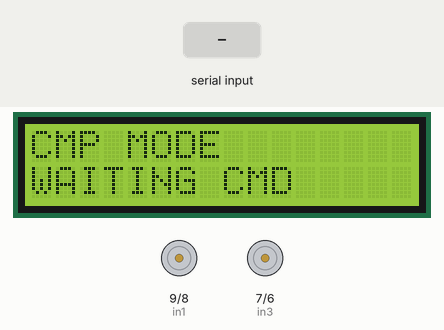
Simulated run of this sketch. Board: Arduino Uno, built with avr-gcc and run on an emulated ATmega328P. On the bench: 16×2 character LCD, motor-driver pin pairs drawn as motors (green arrow = first pin HIGH = forward, orange = second pin HIGH = backward, longer = more drive, scaled by the enable pin). Inputs (shaded band) come from the test bench. What the sketch prints to the serial monitor is not drawn.

Above: at 2.2 s.
2.3 s: "LEFT\n" received over Serial
At 3.5 s:
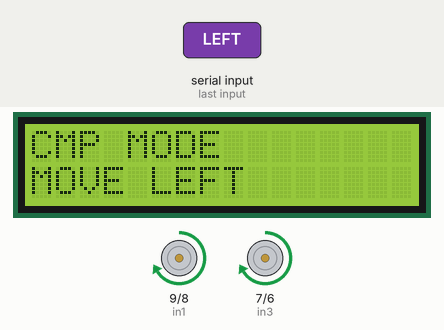
3.8 s: "RIGHT\n" received over Serial
At 4.8 s:
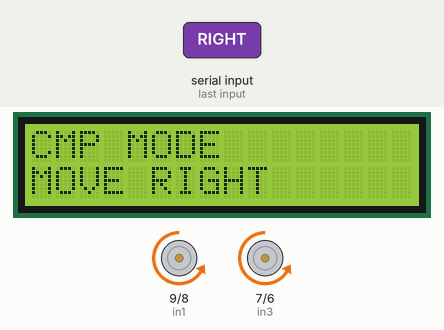
5.3 s: "MODE_CMP\n" received over Serial
At 6.1 s:
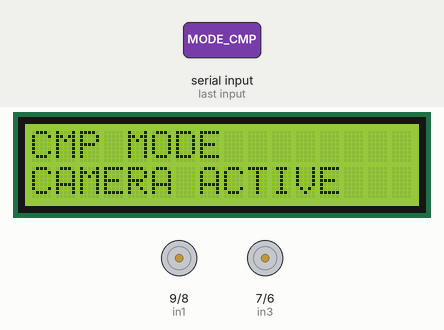
6.8 s: "CENTER\n" received over Serial
At 7.2 s:
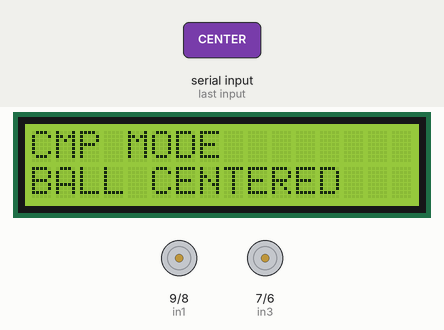
8.3 s: "DODGE\n" received over Serial
At 9.4 s:
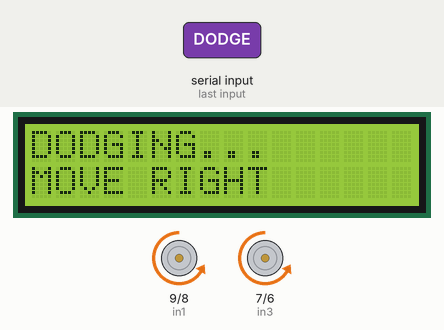
9.8 s: "NO_BALL\n" received over Serial
At 10.7 s:
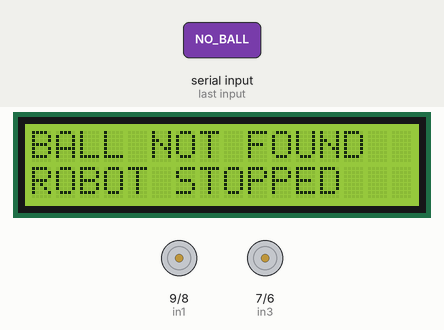
Timing chart, 0 to 12.3 s (numbered marks = the images above; inputs shaded):
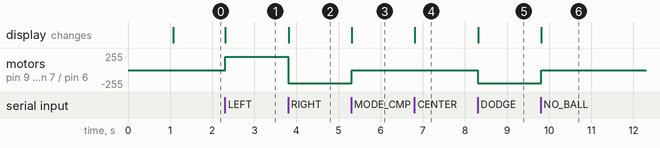

The sketch:

cmpmode.ino
```cpp
#include <LiquidCrystal.h>

// =====================================================
// LCD PINS
// =====================================================

const int lcdRS = A4;
const int lcdEN = A5;
const int lcdD4 = 4;
const int lcdD5 = 3;
const int lcdD6 = 2;
const int lcdD7 = 13;

LiquidCrystal lcd(
  lcdRS,
  lcdEN,
  lcdD4,
  lcdD5,
  lcdD6,
  lcdD7
);

// =====================================================
// L298N MOTOR DRIVER PINS
// =====================================================

const int enA = 10;
const int in1 = 9;
const int in2 = 8;

const int in3 = 7;
const int in4 = 6;
const int enB = 5;

const int motorSpeed = 200;

// =====================================================
// VARIABLES
// =====================================================

String receivedCommand = "";

String previousLCDLine1 = "";
String previousLCDLine2 = "";

// =====================================================
// SETUP
// =====================================================

void setup() {
  Serial.begin(9600);

  // Very short timeout for faster command reception
  Serial.setTimeout(5);

  // ---------- LCD ----------
  lcd.begin(16, 2);
  lcd.clear();

  lcd.setCursor(0, 0);
  lcd.print("CMP MODE");

  lcd.setCursor(0, 1);
  lcd.print("CAMERA READY");

  // ---------- MOTORS ----------
  pinMode(enA, OUTPUT);
  pinMode(in1, OUTPUT);
  pinMode(in2, OUTPUT);

  pinMode(in3, OUTPUT);
  pinMode(in4, OUTPUT);
  pinMode(enB, OUTPUT);

  stopMotors();

  delay(1000);

  updateLCD(
    "CMP MODE",
    "WAITING CMD"
  );
}

// =====================================================
// MAIN LOOP
// =====================================================

void loop() {
  readSerialCommands();
}

// =====================================================
// READ SERIAL COMMANDS
// Reads all available commands and uses the newest one
// =====================================================

void readSerialCommands() {
  while (Serial.available() > 0) {
    String newCommand = Serial.readStringUntil('\n');

    newCommand.trim();
    newCommand.toUpperCase();

    if (newCommand.length() > 0) {
      receivedCommand = newCommand;
    }
  }

  if (receivedCommand.length() > 0) {
    Serial.print("Received: ");
    Serial.println(receivedCommand);

    runCommand(receivedCommand);

    // Process each received command only once
    receivedCommand = "";
  }
}

// =====================================================
// COMMAND CONTROL
// =====================================================

void runCommand(const String &command) {
  if (command == "MODE_CMP") {
    stopMotors();

    updateLCD(
      "CMP MODE",
      "CAMERA ACTIVE"
    );
  }

  else if (command == "LEFT") {
    moveLeft();

    updateLCD(
      "CMP MODE",
      "MOVE LEFT"
    );
  }

  else if (command == "RIGHT") {
    moveRight();

    updateLCD(
      "CMP MODE",
      "MOVE RIGHT"
    );
  }

  else if (command == "CENTER") {
    stopMotors();

    updateLCD(
      "CMP MODE",
      "BALL CENTERED"
    );
  }

  else if (command == "DODGE") {
    performDodge();
  }

  else if (command == "NO_BALL") {
    stopMotors();

    updateLCD(
      "BALL NOT FOUND",
      "ROBOT STOPPED"
    );
  }

  else if (command == "STOP") {
    stopMotors();

    updateLCD(
      "CMP MODE",
      "ROBOT STOPPED"
    );
  }

  else {
    stopMotors();

    updateLCD(
      "UNKNOWN COMMAND",
      command
    );
  }
}

// =====================================================
// NON-BLOCKING DODGE
// No delay here
// =====================================================

void performDodge() {
  moveRight();

  updateLCD(
    "DODGING...",
    "MOVE RIGHT"
  );

  /*
    Motor continues moving until Python sends:
    NO_BALL, STOP, CENTER, LEFT, or RIGHT.

    There is no delay(500), so NO_BALL can stop
    the motor immediately.
  */
}

// =====================================================
// MOVE LEFT
// =====================================================

void moveLeft() {
  digitalWrite(in1, HIGH);
  digitalWrite(in2, LOW);

  digitalWrite(in3, HIGH);
  digitalWrite(in4, LOW);

  analogWrite(enA, motorSpeed);
  analogWrite(enB, motorSpeed);
}

// =====================================================
// MOVE RIGHT
// =====================================================

void moveRight() {
  digitalWrite(in1, LOW);
  digitalWrite(in2, HIGH);

  digitalWrite(in3, LOW);
  digitalWrite(in4, HIGH);

  analogWrite(enA, motorSpeed);
  analogWrite(enB, motorSpeed);
}

// =====================================================
// STOP MOTORS
// =====================================================

void stopMotors() {
  // Disable motors immediately
  analogWrite(enA, 0);
  analogWrite(enB, 0);

  digitalWrite(in1, LOW);
  digitalWrite(in2, LOW);

  digitalWrite(in3, LOW);
  digitalWrite(in4, LOW);
}

// =====================================================
// LCD UPDATE
// =====================================================

void updateLCD(String line1, String line2) {
  line1 = line1.substring(0, 16);
  line2 = line2.substring(0, 16);

  if (
    line1 == previousLCDLine1 &&
    line2 == previousLCDLine2
  ) {
    return;
  }

  previousLCDLine1 = line1;
  previousLCDLine2 = line2;

  lcd.clear();

  lcd.setCursor(0, 0);
  lcd.print(line1);

  lcd.setCursor(0, 1);
  lcd.print(line2);
}
```

Measured:
- after the input at 2.3 s, motor on pin 9 (in1) / pin 8 (in2), motor on pin 7 (in3) / pin 6 (in4): stopped → forward 200/255 at once; the display: changes at once (image 1)
- after the input at 3.8 s, motor on pin 9 (in1) / pin 8 (in2), motor on pin 7 (in3) / pin 6 (in4): forward 200/255 → backward 200/255 at once; the display: changes at once (image 2)
- after the input at 5.3 s, motor on pin 9 (in1) / pin 8 (in2), motor on pin 7 (in3) / pin 6 (in4): backward 200/255 → stopped at once; the display: changes at once (image 3)
- after the input at 6.8 s, the display: changes at once (image 4)
- after the input at 8.3 s, motor on pin 9 (in1) / pin 8 (in2), motor on pin 7 (in3) / pin 6 (in4): stopped → backward 200/255 at once; the display: changes at once (image 5)
- after the input at 9.8 s, motor on pin 9 (in1) / pin 8 (in2), motor on pin 7 (in3) / pin 6 (in4): backward 200/255 → stopped at once; the display: changes at once (image 6)
